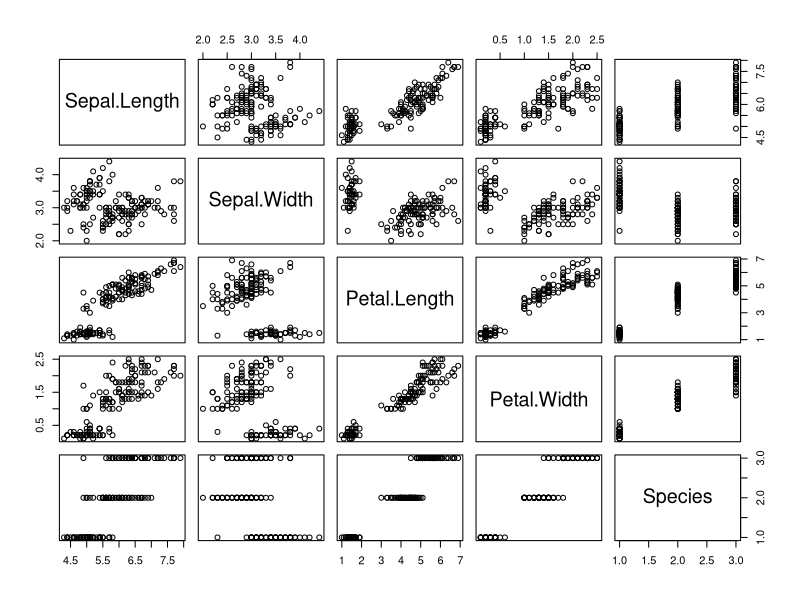
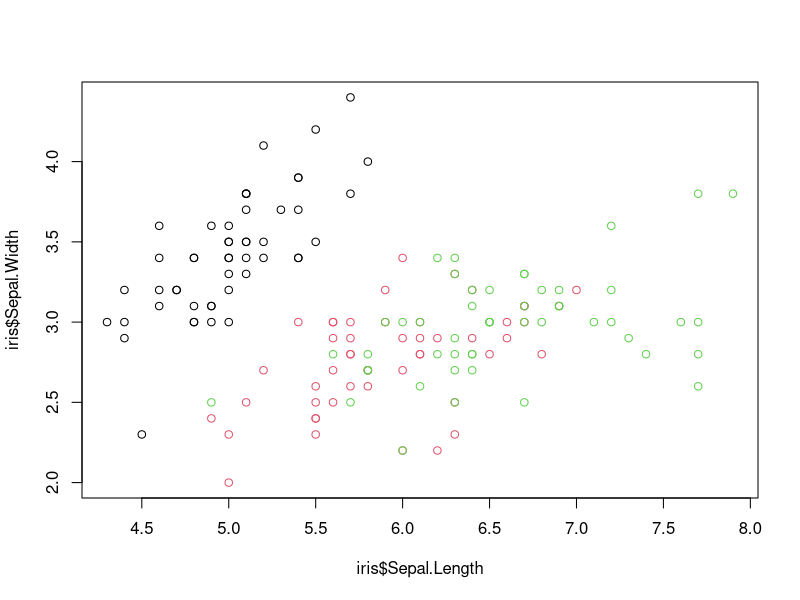
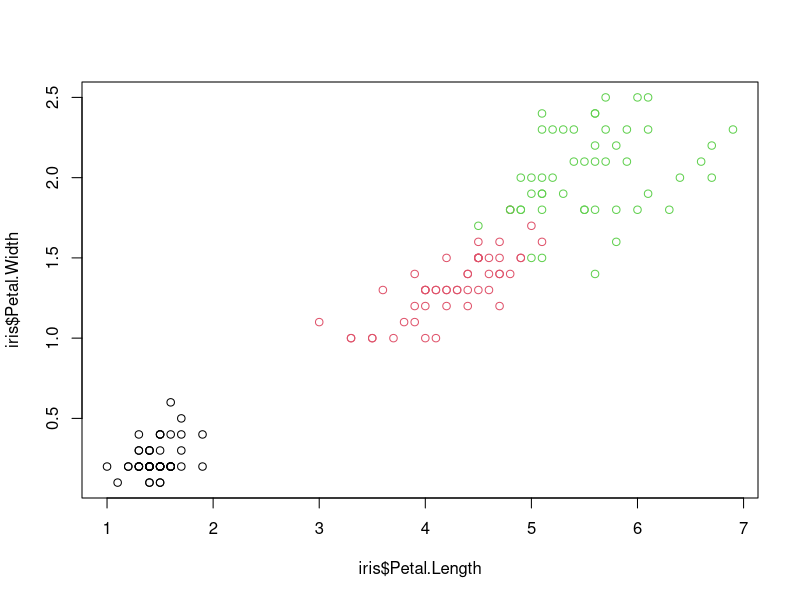
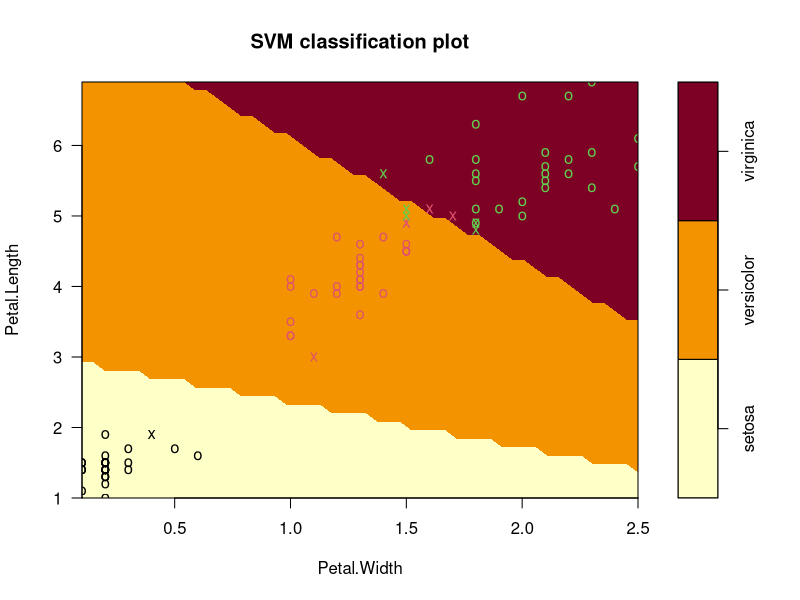
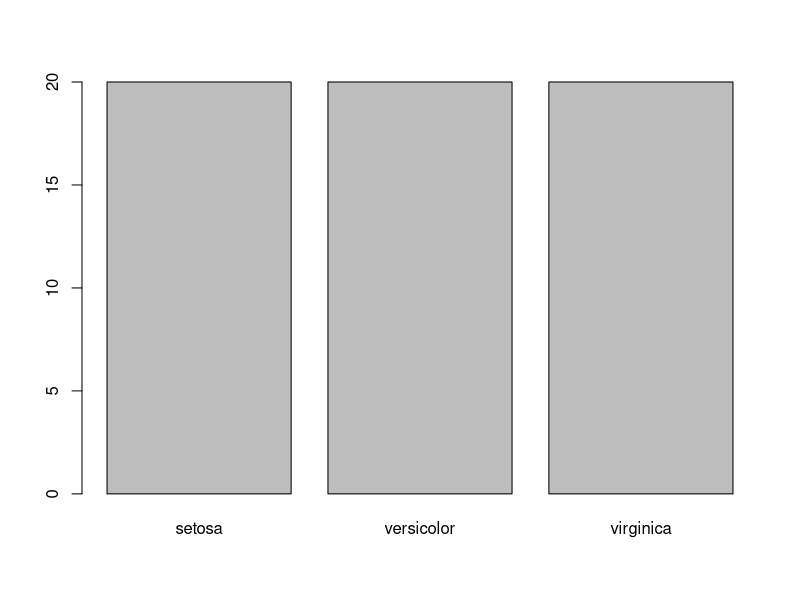

The R script that drew these images, in order:
#### Support Vector Machine ####
# SCENARIO - To predict the species based on the other factors provided in the dataset

# Library import
library(e1071)
library(caTools)

# Utilizing the inbuild dataset provided by R
plot(iris)

# plotting and color coding species
plot(iris$Sepal.Length, iris$Sepal.Width, col = iris$Species) # The data points are not scattered according to class. Thus, creating ideal hyperlane is not possible in linear SVM
plot(iris$Petal.Length, iris$Petal.Width, col = iris$Species) # The data is mostly scattered according to class, but there are few data points that are overlapping

# Sampling data set
sample <- sample.split(iris, SplitRatio = 0.7)
col <- c("Petal.Length", "Petal.Width", "Species")
train <- subset(iris, sample == TRUE)[, col]
test <- subset(iris, sample == FALSE)[, col]

# Model Generation
svmFit <- svm(Species ~., data = train, kernel = "linear", cost = 100, scale = FALSE)
print(svmFit)

# plot model
plot(svmFit, train[, col])

# Tuning the model for getting the best parameters
tuneModel <- tune(svm, Species ~., data = train, kernel = "linear", ranges = list(cost = c(0.001, 0.01, 0.1, 1, 10, 100)))
summary(tuneModel)

# Prediction
p <- predict(svmFit, test, type = "class")
plot(p)

# Cross check predictions
table(p, test[,3])

# Accuracy
mean(p == test[, 3])

# Random sample
randomSample <- iris[sample(1:nrow(iris), size = 1), col]
samplePrediction <- predict(svmFit, randomSample, type = "response")
print(as.character(samplePrediction))
